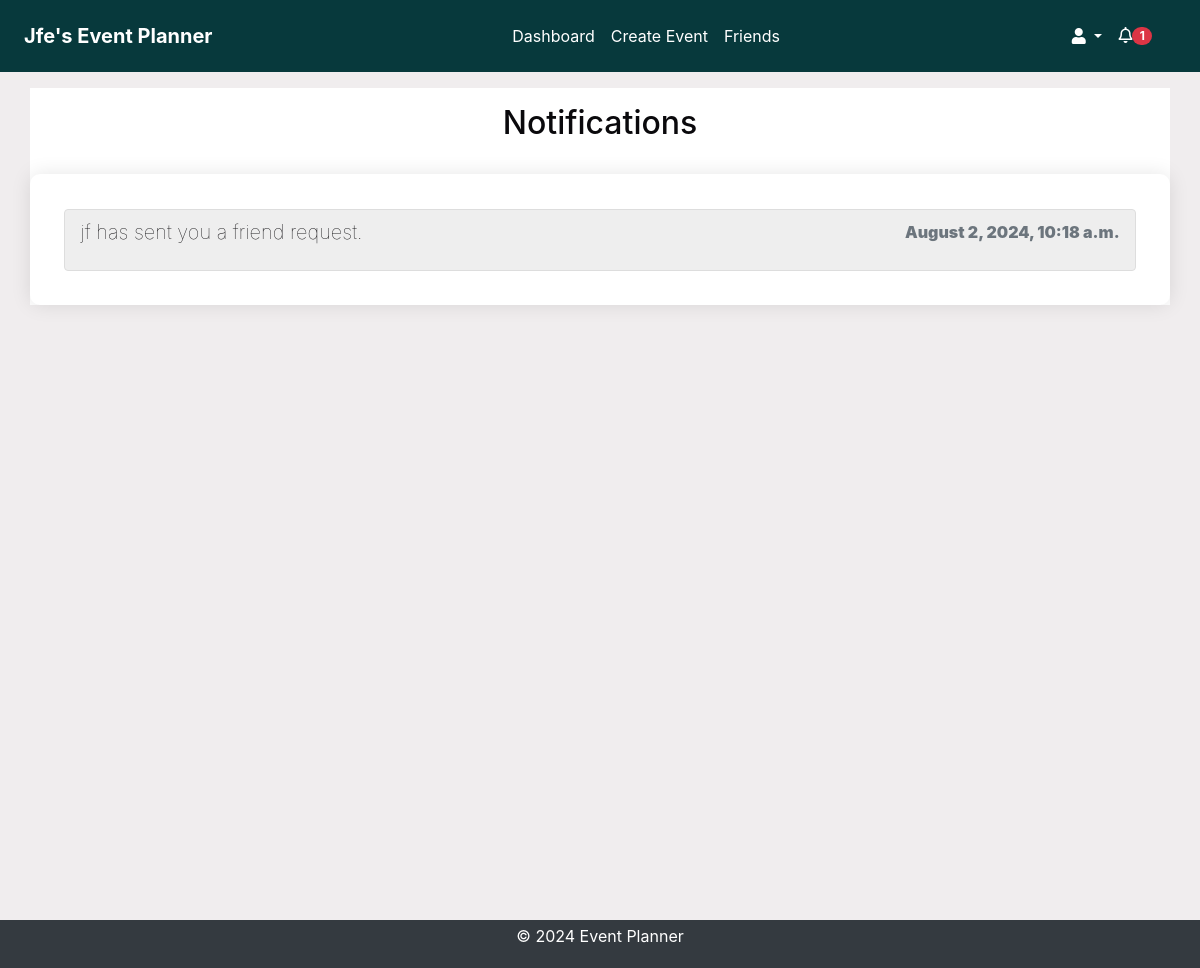
Before: /notifications/ (signed in) with the older database file.
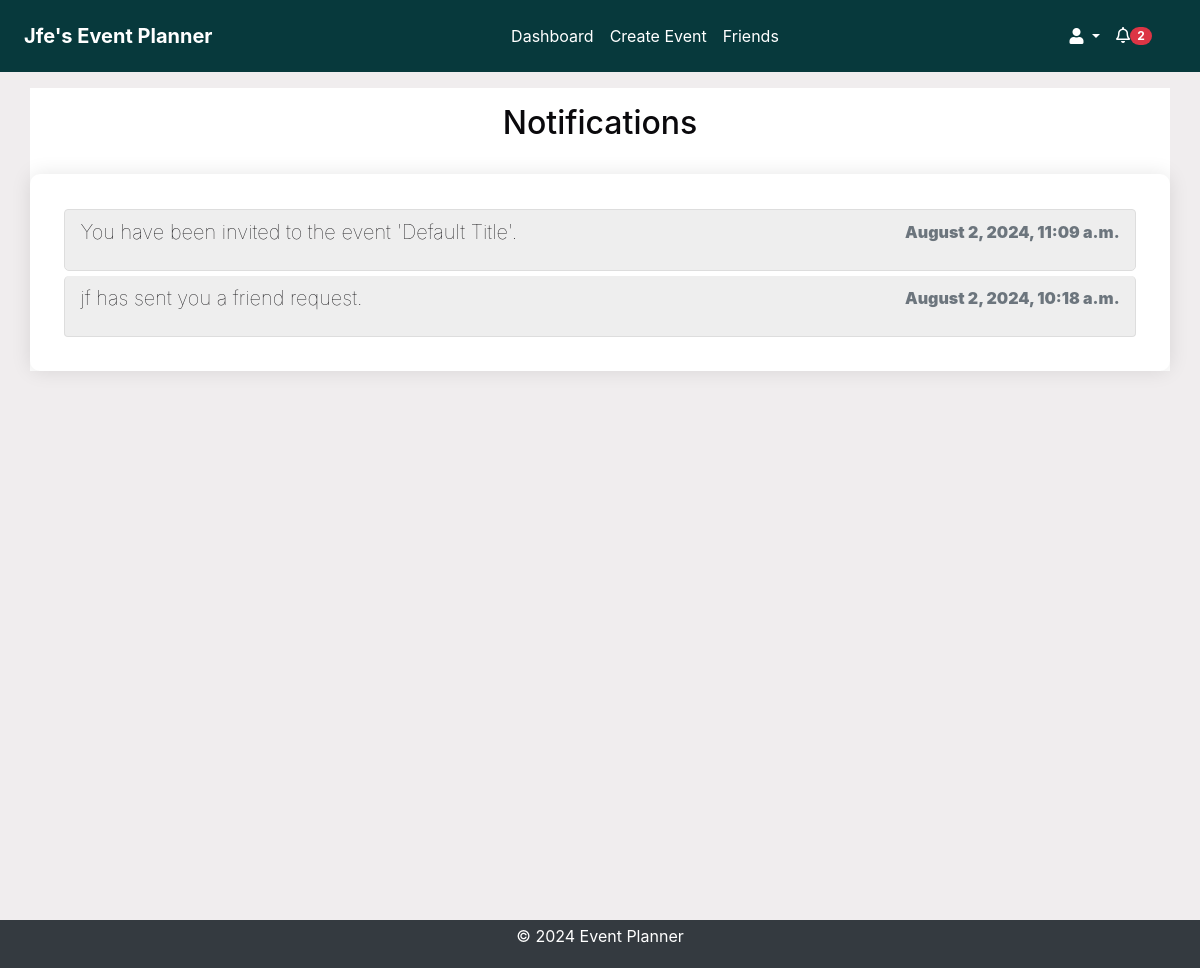
After: the same page with the newer database file.
### notifications/models.py (models this page shows, shortened)
class Notification(models.Model):
    NOTIFICATION_TYPES = [
        ("event_created", "Event Created"),
        ("event_updated", "Event Updated"),
        ("event_cancelled", "Event Cancelled"),
        ("invitation_response", "Invitation Response"),
        ("suggested_alternate_date", "Suggested Alternate Date"),
        ("event_confirmed", "Event Confirmed"),
        ("friend_request_received", "Friend Request Received"),
    ]
    user = models.ForeignKey(User, on_delete=models.CASCADE)
    event = models.ForeignKey(
        Event, on_delete=models.CASCADE, null=True, blank=True
    )
    type = models.CharField(max_length=50, choices=NOTIFICATION_TYPES)
    message = models.TextField()
    created_at = models.DateTimeField(auto_now_add=True)
    read = models.BooleanField(default=False)
    url = models.URLField(default="/")

### notifications/views.py (the view)
# urls.py: path("", views.notifications, name="notifications"),
@login_required
def notifications(request):
    notifications = Notification.objects.filter(user=request.user).order_by(
        "-created_at"
    )
    context = {"notifications": notifications}
    return render(request, "notifications/notifications.html", context)

### accounts/context_processors.py (called while the page is built)
def google_api_key(request):
    return {"GOOGLE_API_KEY": os.getenv("GOOGLE_API_KEY")}

### notifications/context_processors.py (called while the page is built)
def notifications(request):
    if request.user.is_authenticated:
        all_unread_notifications = Notification.objects.filter(
            user=request.user, read=False
        ).order_by("-created_at")
        unread_count = all_unread_notifications.count()
        recent_unread_notifications = all_unread_notifications[:8]
        return {
            "recent_unread_notifications": recent_unread_notifications,
            "unread_count": unread_count,
        }
    return {}

### templates/notifications/notifications.html (shortened to what this page needs)
{% extends 'base.html' %}
{% block content %}
<div class="container">
    <h2 class="text-center pt-3">Notifications</h2>
    <div class="notifications-list scrollable-column">
        <ul class="list-group">
            {% for notification in notifications|dictsort:'read' %}
                <li class="list-group-item {% if not notification.read %}bg-gray{% endif %}">
                    <a href="{% url 'mark_notification_read' notification.id %}" class="notification-link">
                        <h5 class="notification-title">{{ notification.message }}</h5>
                        <p class="notification-time text-muted">{{ notification.created_at|date:"F j, Y, g:i a" }}</p>
                    </a>
                </li>
                {% empty %}
                <li class="list-group-item text-center" style="padding:2rem;">
                    No notifications
                </li>
            {% endfor %}
        </ul>
    </div>
</div>
{% endblock %}

### templates/base.html (shortened to what this page needs)
<!DOCTYPE html>
<html lang="en">
<head>
    {% load static %}
    <link rel="stylesheet" href="https://stackpath.bootstrapcdn.com/bootstrap/4.5.2/css/bootstrap.min.css">
    <link rel="stylesheet" href="{% static 'css/styles.css' %}">
    <link rel="stylesheet" href="https://cdnjs.cloudflare.com/ajax/libs/font-awesome/5.15.4/css/all.min.css">
    <link rel="stylesheet" href="https://cdnjs.cloudflare.com/ajax/libs/fullcalendar/3.10.2/fullcalendar.min.css" />
</head>
<body class="c-app">
    <header class="c-header c-header-light c-header-fixed">
        <nav class="navbar navbar-expand-lg navbar-light">
            {% if user.is_authenticated %}
                <a class="navbar-brand" href="{% url 'dashboard' %}"><strong> {{ user.username|title }}'s Event Planner</strong></a>
            {% else %}
                <a class="navbar-brand" href="{% url 'home' %}"><strong>Event Planner</strong></a>
            {% endif %}
            <div class="collapse navbar-collapse" id="navbarSupportedContent">
                {% if user.is_authenticated %}
                <ul class="navbar-nav mx-auto">
                    <li class="nav-item {% if request.resolver_match.url_name == 'dashboard' %}active{% endif %}">
                        <a class="nav-link" href="{% url 'dashboard' %}">Dashboard</a>
                    </li>
                    <li class="nav-item {% if request.resolver_match.url_name == 'create_event' %}active{% endif %}">
                        <a class="nav-link" href="{% url 'create_event' %}">Create Event</a>
                    </li>
                    <li class="nav-item {% if request.resolver_match.url_name == 'friends_page' %}active{% endif %}">
                        <a class="nav-link" href="{% url 'friends_page' %}">Friends</a>
                    </li>
                    {% endif %}
                </ul>
                {% if user.is_authenticated %}
                <ul class="navbar-nav d-flex">
                    <li class="nav-item dropdown">
                        <a class="nav-link dropdown-toggle" href="#" id="profileLink" role="button" data-toggle="dropdown" aria-haspopup="true" aria-expanded="false">
                            <i class="fas fa-user"></i>
                        </a>
                    </li>
                </ul>
                {% endif %}
            </div>
            {% if user.is_authenticated %}
                <ul class="navbar-nav ml-auto d-flex">
                    <li class="nav-item mr-3">
                        <a class="nav-link" href="#" id="notificationBell" role="button" data-toggle="dropdown" aria-haspopup="true" aria-expanded="false">
                            <i class="fas fa-bell" style="font-weight:100";></i>
                            {% if unread_count > 0 %}
                                <span class="badge badge-pill badge-danger">{{ unread_count }}</span>
                            {% else %}
                                <span class="badge badge-pill badge-danger" style="opacity: 0;min-width:1.5rem;min-height:0.9rem">{{ unread_count }}</span>
                            {% endif %}
                        </a>
                    </li>
                </ul>
            {% endif %}
        </nav>
    </header>
    <main class="c-main">
        <div class="container-fluid">
            <div class="fade-in">
                {% block content %}{% endblock %}
            </div>
        </div>
    </main>
    <footer class="footer py-1">
        <div class="container text-center">
            <p class="text-white">&copy; 2024 Event Planner</p>
        </div>
    </footer>
</body>
</html>

Changed rows visible on the page:
added Notification: message "You have been invited to the event 'Default Title'.", created_at "August 2, 2024, 11:09 a.m."
Other visible differences:
{{ unread_count }}: "1" → "2"
